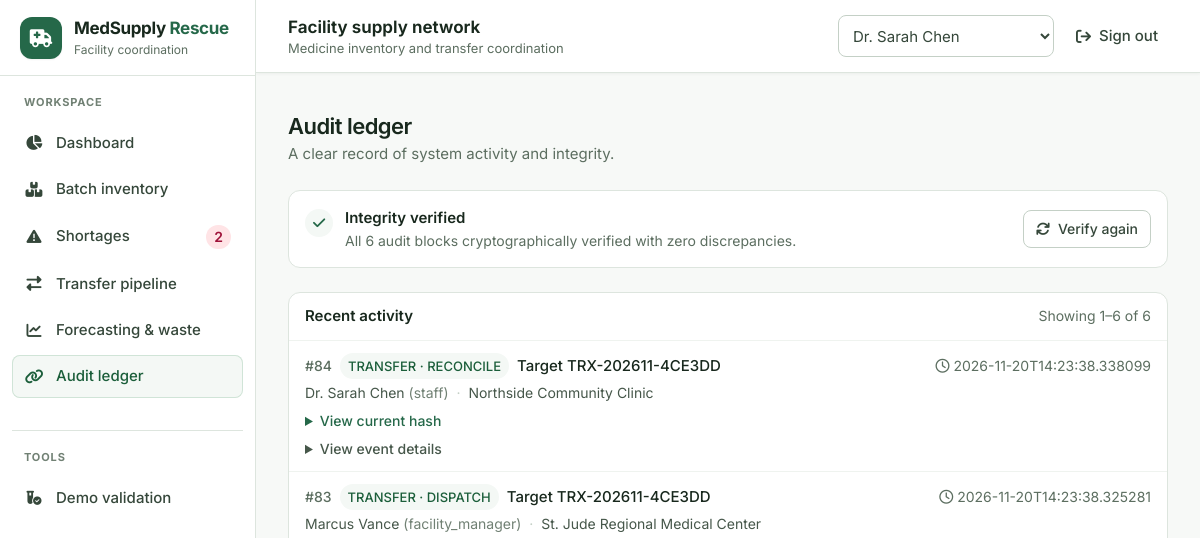
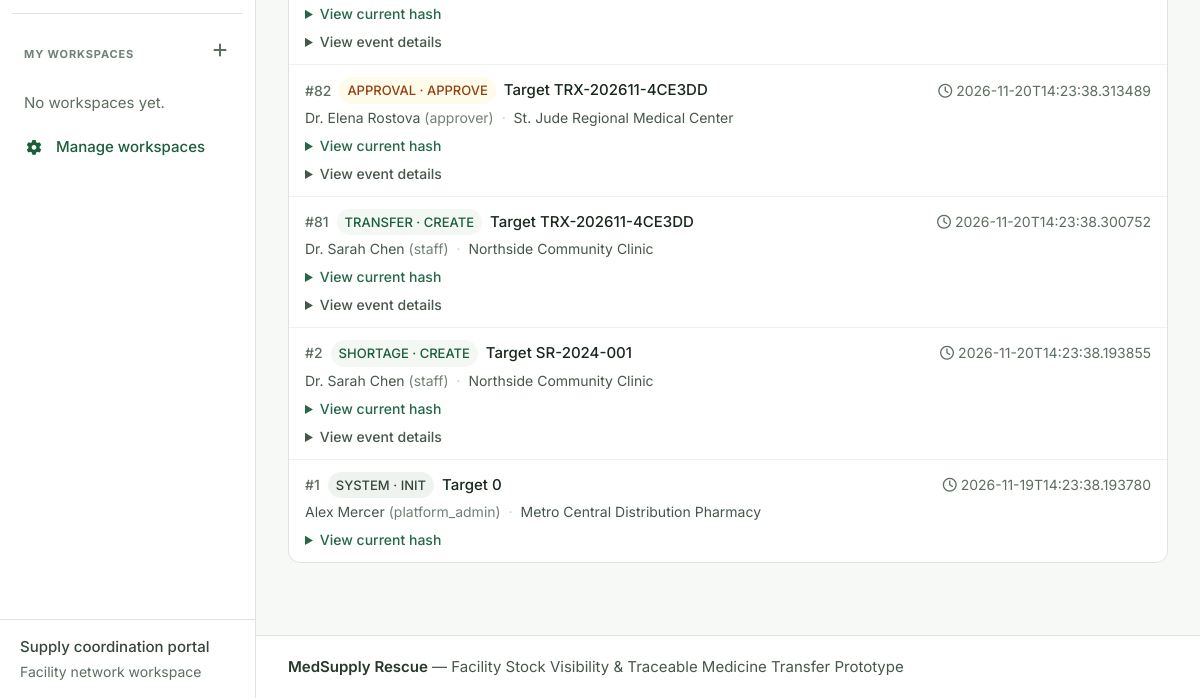
The page /audit on the database as committed earlier (2 pictures, top to bottom).
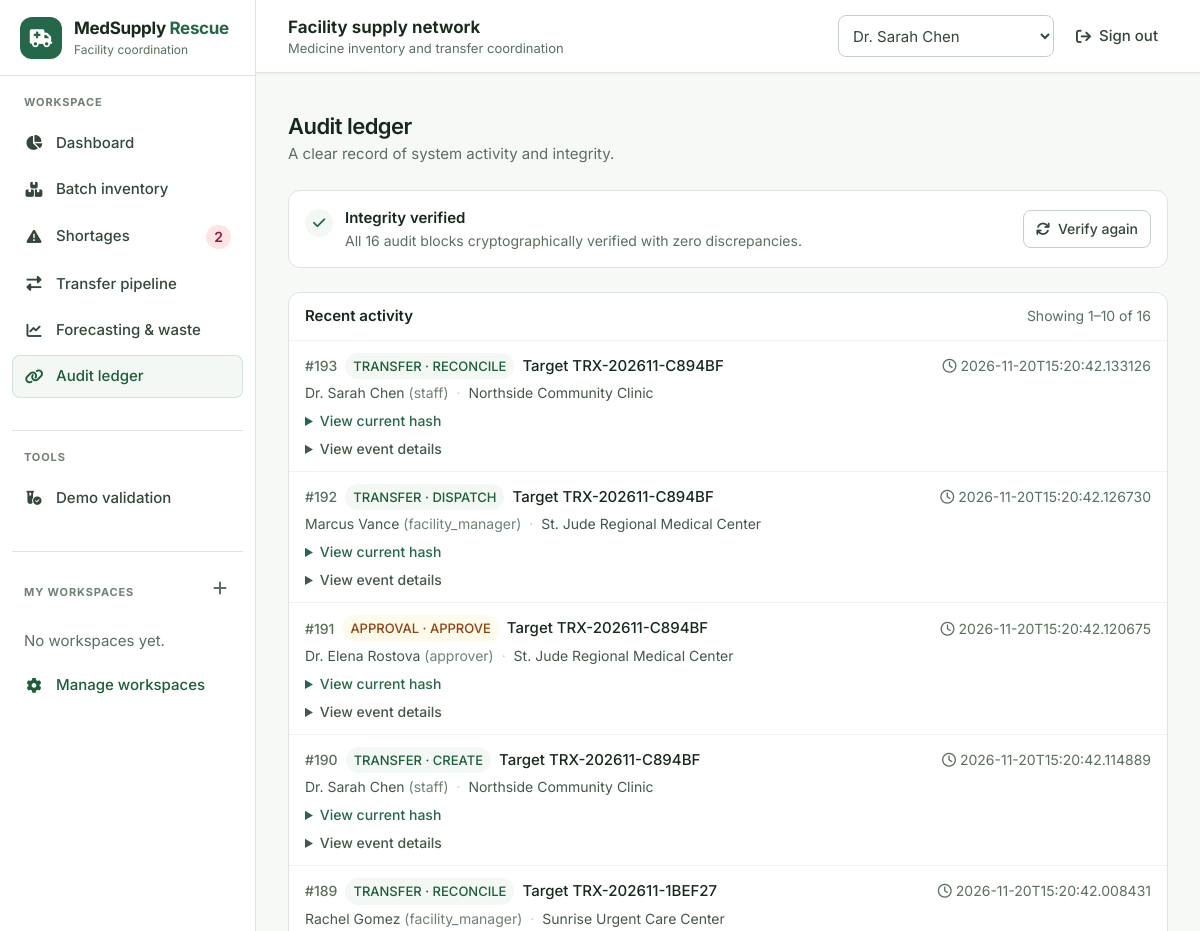
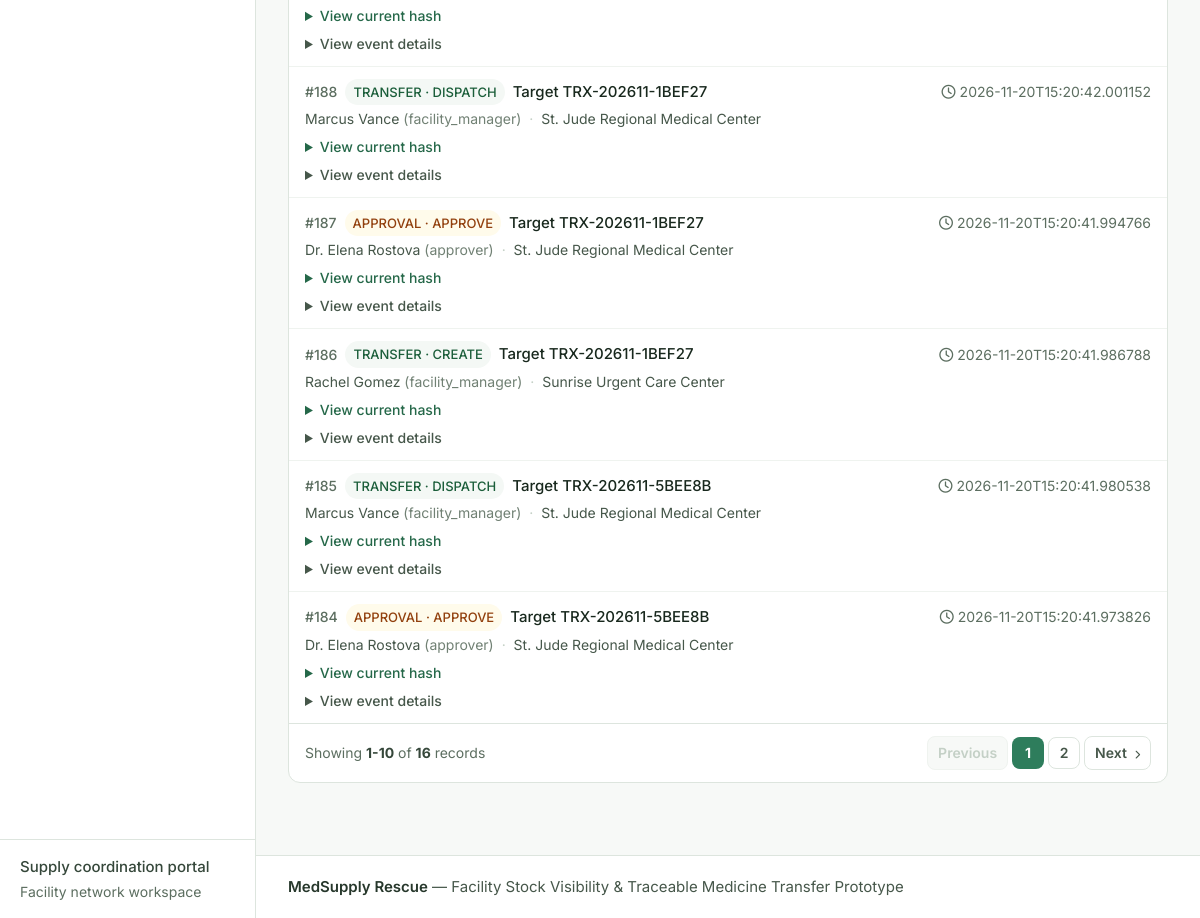
The same page on the database as committed later (2 pictures, top to bottom).
### tables this page shows
CREATE TABLE audit_events (
    id INTEGER PRIMARY KEY AUTOINCREMENT,
    event_uuid TEXT UNIQUE NOT NULL,
    timestamp DATETIME DEFAULT CURRENT_TIMESTAMP,
    facility_id INTEGER REFERENCES facilities(id),
    user_id INTEGER REFERENCES users(id),
    user_name TEXT NOT NULL,
    user_role TEXT NOT NULL,
    entity_type TEXT NOT NULL, -- 'BATCH', 'TRANSFER', 'SHORTAGE', 'STOCK', 'APPROVAL', 'SYSTEM'
    entity_id TEXT NOT NULL,
    action TEXT NOT NULL, -- 'CREATE', 'UPDATE', 'APPROVE', 'DISPATCH', 'RECEIVE', 'RECONCILE', 'ADJUST'
    payload_json TEXT NOT NULL,
    previous_hash TEXT NOT NULL,
    current_hash TEXT NOT NULL
);

CREATE TABLE facilities (
    id INTEGER PRIMARY KEY AUTOINCREMENT,
    name TEXT NOT NULL,
    facility_type TEXT NOT NULL, -- 'Hospital', 'Community Clinic', 'Urgent Care', 'Regional Pharmacy', 'Dispensary'
    license_number TEXT NOT NULL UNIQUE,
    address TEXT NOT NULL,
    city TEXT NOT NULL,
    region TEXT NOT NULL,
    contact_email TEXT NOT NULL,
    contact_phone TEXT NOT NULL,
    has_cold_chain INTEGER DEFAULT 1, -- 1 = Yes, 0 = No
    latitude REAL,
    longitude REAL,
    created_at DATETIME DEFAULT CURRENT_TIMESTAMP
);

### app.py (the view)
@app.route('/audit')
def audit():
    verification = verify_ledger_integrity(g.db)
    total = g.db.execute("SELECT count(*) AS total FROM audit_events").fetchone()['total']
    pagination = build_pagination(total, 'audit')
    events = [dict(r) for r in g.db.execute(
        """SELECT a.id, a.timestamp, a.user_name, a.user_role, a.entity_type,
                  a.entity_id, a.action, a.payload_json, f.name as facility_name
           FROM audit_events a
           LEFT JOIN facilities f ON a.facility_id = f.id
           ORDER BY a.id DESC LIMIT ? OFFSET ?""",
        (PAGE_SIZE, pagination['offset'])
    ).fetchall()]
    for e in events:
        e['payload_summary'] = summarize_audit_payload(e, json.loads(e['payload_json']))
    return render_template('audit.html', events=events, verification=verification, pagination=pagination)

### app.py (called while the page is built)
def summarize_audit_payload(event, payload):
    fields = AUDIT_SUMMARY_FIELDS.get((event['entity_type'], event['action']), ())
    summary = []
    for label, key in fields:
        value = payload.get(key)
        if value is None or value == '':
            continue
        if key == 'discrepancy_reason' and not payload.get('has_discrepancy'):
            continue
        if key == 'has_discrepancy':
            value = 'Yes' if value else 'No'
        elif key in ('dispatch_temperature', 'arrival_temperature'):
            value = f'{value} °C'
        summary.append({'label': label, 'value': value})
    return summary

### database/db.py (called while the page is built)
def get_db_connection():
    conn = sqlite3.connect(DB_PATH)
    conn.row_factory = sqlite3.Row
    conn.execute("PRAGMA foreign_keys = ON")
    return conn

def hash_audit_block(prev_hash, timestamp, entity_type, entity_id, action, payload_json):
    content = f"{prev_hash}|{timestamp}|{entity_type}|{entity_id}|{action}|{payload_json}"
    return hashlib.sha256(content.encode('utf-8')).hexdigest()

### templates/audit.html (shortened to what the changed rows need)
{% extends 'base.html' %}
{% block content %}
<div class="space-y-6">
    <div class="flex flex-col gap-1">
        <h1 class="text-xl font-semibold text-slate-900">Audit ledger</h1>
    </div>
    <div class="bg-white p-4 rounded-xl border border-slate-200 flex flex-col sm:flex-row justify-between items-start sm:items-center gap-3">
        <div class="flex items-start gap-3">
            <div>
                <p class="text-sm font-semibold text-slate-900">
                    {% if verification.valid %}Integrity verified{% else %}Integrity check needs attention{% endif %}
                </p>
                <p class="mt-0.5 text-xs text-slate-500">{{ verification.message }}</p>
            </div>
        </div>
    </div>
    <div class="bg-white rounded-xl border border-slate-200 overflow-hidden" data-paginated-results="audit" aria-live="polite">
        <div class="px-4 py-3 border-b border-slate-100 flex flex-col sm:flex-row justify-between sm:items-center gap-1">
            <h2 class="text-sm font-semibold text-slate-900">Recent activity</h2>
            <span class="text-xs text-slate-500">Showing {{ pagination.start }}–{{ pagination.end }} of {{ pagination.total_items }}</span>
        </div>
        <div class="divide-y divide-slate-100">
            {% for e in events %}
                <article class="px-4 py-3 hover:bg-slate-50/70 transition">
                    <div class="flex flex-col sm:flex-row sm:items-center justify-between gap-2">
                        <div class="flex flex-wrap items-center gap-2">
                            <span class="text-xs font-medium text-slate-500">#{{ e.id }}</span>
                            <span class="inline-flex rounded-full px-2 py-1 text-[11px] font-medium
                                {% if e.action == 'APPROVE' %}bg-amber-50 text-amber-800
                                {% elif e.action == 'DISPATCH' %}bg-blue-50 text-blue-800
                                {% elif e.action == 'RECONCILE' %}bg-purple-50 text-purple-800
                                {% elif e.action == 'CREATE' %}bg-teal-50 text-teal-800
                                {% else %}bg-slate-100 text-slate-700{% endif %}">
                                {{ e.entity_type }} · {{ e.action }}
                            </span>
                            <span class="text-sm font-medium text-slate-900">Target {{ e.entity_id }}</span>
                        </div>
                        <div class="text-xs text-slate-500">
                            <i class="fa-regular fa-clock mr-1" aria-hidden="true"></i>{{ e.timestamp }}
                        </div>
                    </div>
                    <div class="mt-1 text-xs text-slate-600">
                        {{ e.user_name }} <span class="text-slate-400">({{ e.user_role }})</span>
                        <span class="mx-1 text-slate-300">·</span> {{ e.facility_name or 'System HQ' }}
                    </div>
                    <details class="mt-2 text-xs">
                        <summary class="w-fit cursor-pointer text-teal-700 hover:text-teal-800 font-medium">
                            View current hash
                        </summary>
                    </details>
                    {% if e.payload_summary %}
                        <details class="mt-2 text-xs">
                            <summary class="w-fit cursor-pointer text-slate-600 hover:text-slate-800 font-medium">
                                View event details
                            </summary>
                        </details>
                    {% endif %}
                </article>
            {% else %}
                <p class="px-4 py-8 text-center text-sm text-slate-500">No audit activity has been recorded.</p>
            {% endfor %}
        </div>
        {% include 'pagination.html' %}
    </div>
</div>
{% endblock %}

Rows that differ between the two databases and show on the page:
removed audit_events: id "84", entity_type "TRANSFER", action "RECONCILE", entity_id "TRX-202611-4CE3DD", timestamp "2026-11-20T14:23:38.338099", user_name "Dr. Sarah Chen", user_role "staff", name "Northside Community Clinic"
removed audit_events: id "83", entity_type "TRANSFER", action "DISPATCH", entity_id "TRX-202611-4CE3DD", timestamp "2026-11-20T14:23:38.325281", user_name "Marcus Vance", user_role "facility_manager", name "St. Jude Regional Medical Center"
removed audit_events: id "82", entity_type "APPROVAL", action "APPROVE", entity_id "TRX-202611-4CE3DD", timestamp "2026-11-20T14:23:38.313489", user_name "Dr. Elena Rostova", user_role "approver", name "St. Jude Regional Medical Center"
removed audit_events: id "81", entity_type "TRANSFER", action "CREATE", entity_id "TRX-202611-4CE3DD", timestamp "2026-11-20T14:23:38.300752", user_name "Dr. Sarah Chen", user_role "staff", name "Northside Community Clinic"
no longer on this page (row edited): audit_events: id "2", entity_type "SHORTAGE", action "CREATE", entity_id "SR-2024-001", timestamp "2026-11-20T14:23:38.193855", user_name "Dr. Sarah Chen", user_role "staff", name "Northside Community Clinic"
no longer on this page (row edited): audit_events: id "1", entity_type "SYSTEM", action "INIT", entity_id "0", timestamp "2026-11-19T14:23:38.193780", user_name "Alex Mercer", user_role "platform_admin", name "Metro Central Distribution Pharmacy"
added audit_events: id "193", entity_type "TRANSFER", action "RECONCILE", entity_id "TRX-202611-C894BF", timestamp "2026-11-20T15:20:42.133126", user_name "Dr. Sarah Chen", user_role "staff", name "Northside Community Clinic"
added audit_events: id "192", entity_type "TRANSFER", action "DISPATCH", entity_id "TRX-202611-C894BF", timestamp "2026-11-20T15:20:42.126730", user_name "Marcus Vance", user_role "facility_manager", name "St. Jude Regional Medical Center"
added audit_events: id "191", entity_type "APPROVAL", action "APPROVE", entity_id "TRX-202611-C894BF", timestamp "2026-11-20T15:20:42.120675", user_name "Dr. Elena Rostova", user_role "approver", name "St. Jude Regional Medical Center"
added audit_events: id "190", entity_type "TRANSFER", action "CREATE", entity_id "TRX-202611-C894BF", timestamp "2026-11-20T15:20:42.114889", user_name "Dr. Sarah Chen", user_role "staff", name "Northside Community Clinic"
added audit_events: id "189", entity_type "TRANSFER", action "RECONCILE", entity_id "TRX-202611-1BEF27", timestamp "2026-11-20T15:20:42.008431", user_name "Rachel Gomez", user_role "facility_manager", name "Sunrise Urgent Care Center"
added audit_events: id "188", entity_type "TRANSFER", action "DISPATCH", entity_id "TRX-202611-1BEF27", timestamp "2026-11-20T15:20:42.001152", user_name "Marcus Vance", user_role "facility_manager", name "St. Jude Regional Medical Center"
added audit_events: id "187", entity_type "APPROVAL", action "APPROVE", entity_id "TRX-202611-1BEF27", timestamp "2026-11-20T15:20:41.994766", user_name "Dr. Elena Rostova", user_role "approver", name "St. Jude Regional Medical Center"
added audit_events: id "186", entity_type "TRANSFER", action "CREATE", entity_id "TRX-202611-1BEF27", timestamp "2026-11-20T15:20:41.986788", user_name "Rachel Gomez", user_role "facility_manager", name "Sunrise Urgent Care Center"
added audit_events: id "185", entity_type "TRANSFER", action "DISPATCH", entity_id "TRX-202611-5BEE8B", timestamp "2026-11-20T15:20:41.980538", user_name "Marcus Vance", user_role "facility_manager", name "St. Jude Regional Medical Center"
added audit_events: id "184", entity_type "APPROVAL", action "APPROVE", entity_id "TRX-202611-5BEE8B", timestamp "2026-11-20T15:20:41.973826", user_name "Dr. Elena Rostova", user_role "approver", name "St. Jude Regional Medical Center"
Other text that changed with them:
{{ verification.message }}: "All 6 audit blocks cryptographically verified with zero discrepancies." → "All 16 audit blocks cryptographically verified with zero discrepancies."
{{ pagination.end }}: "6" → "10"
{{ pagination.total_items }}: "6" → "16"
{{ pagination.start }}: (not shown) → "1"
{{ pagination.end }}: (not shown) → "10"
{{ pagination.total_items }}: (not shown) → "16"
text now shown: "Showing - of records Previous Next"
new list line: "1"
new list line: "2"
